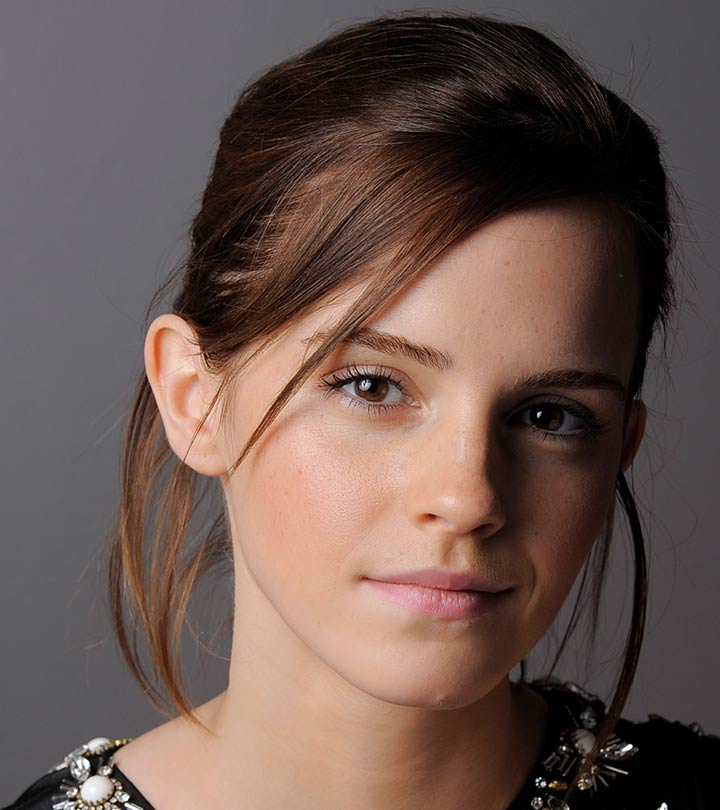
#> input picture Images/emma.jpg, 720 x 810 px
$ jupyter execute image_basiscss_slides.ipynb
#> lines starting #> are read from the running program, lines starting #| are printed output that depends on the picture
[cell 1]
#display gray scale pixel

import cv2 as cv
import numpy as np
import matplotlib.pyplot as plt

im = np.zeros((6,8), dtype=np.uint8)
im[2,3] = 255
fig, ax = plt.subplots(1,1,figsize=(6,8))
ax.imshow(im, cmap='gray', vmin=0, vmax=255)
ax.xaxis.set_ticks_position('top')
plt.show()
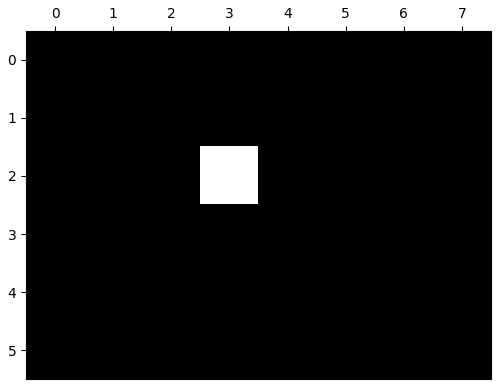
#> figure drawn by matplotlib, 1 panel

[cell 2]
# display color pixel

import cv2 as cv
import numpy as np
import matplotlib.pyplot as plt

im = np.zeros((6,8,3), dtype=np.uint8) #3D array
im[2,3] = (255, 190, 203)
fig, ax = plt.subplots(1,1,figsize=(6,8))
ax.imshow(im)
ax.xaxis.set_ticks_position('top')
plt.show()

[cell 3]
import cv2 as cv
import matplotlib.pyplot as plt
im = cv.imread('Images/emma.jpg')
#> im is the input picture: shape (810, 720, 3); mean B, G, R 80.1, 87.4, 106.8
assert im  is not None
fig, ax = plt.subplots(1, 1, figsize=(6, 8))
ax.imshow(cv.cvtColor(im, cv.COLOR_BGR2RGB))
ax.xaxis.set_ticks_position('top')
plt.show()

[cell 4]
cv.namedWindow('Image', cv.WINDOW_AUTOSIZE)
cv.imshow('Image', im)
cv.waitKey(0)
cv.destroyAllWindows()

[cell 5]
print('Image Shape:', im.shape)
#| Image Shape: (810, 720, 3)
print('Image Data Type:', im.dtype)
#| Image Data Type: uint8
print('Image Size:', im.size)
#| Image Size: 1749600

[cell 6]
im1 = cv.imread('Images/emma.jpg', cv.IMREAD_GRAYSCALE)
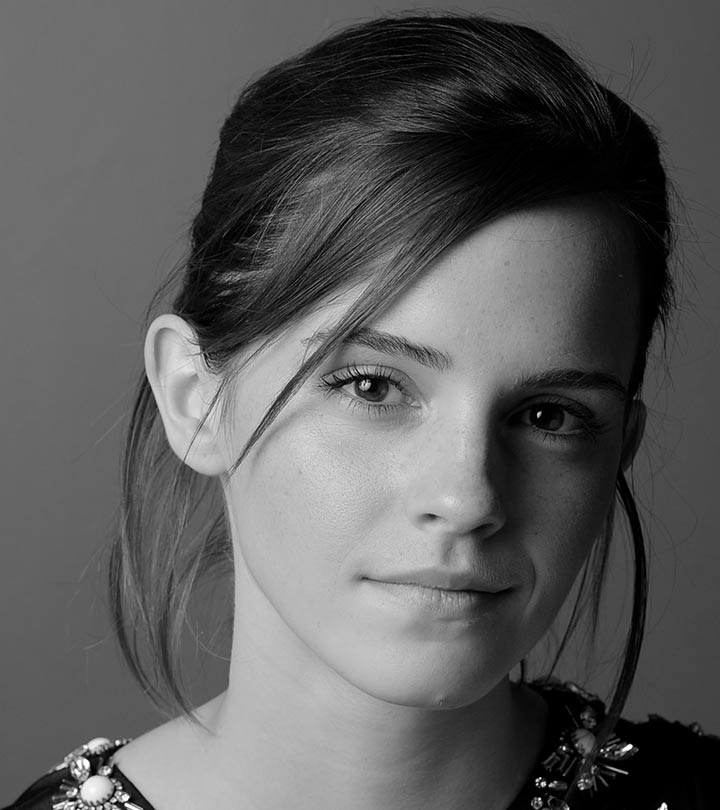
#> im1: shape (810, 720); min 0, max 255, mean 92.3
assert im1 is not None

im2 = cv.add(im1, 100)
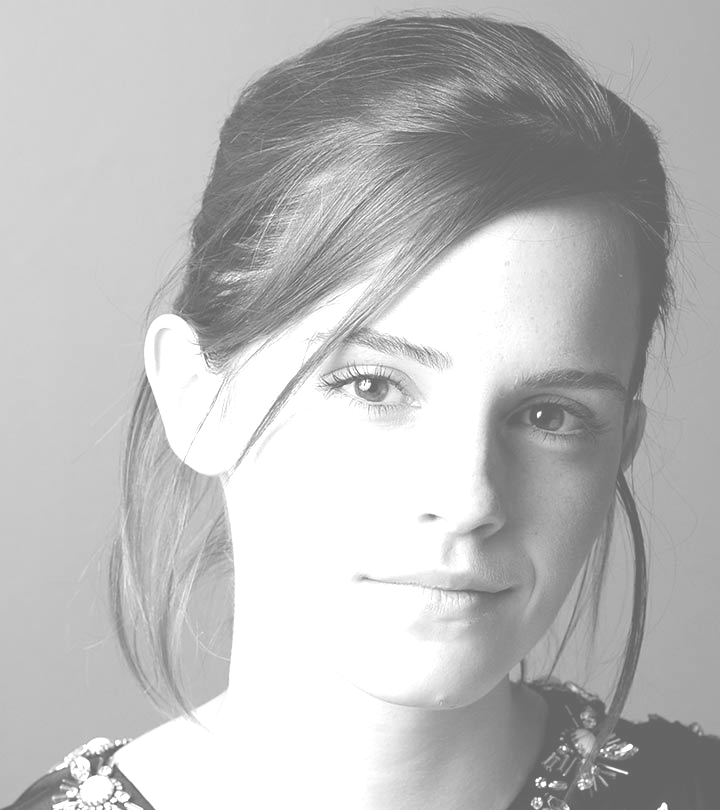
#> im2: shape (810, 720); min 100, max 255, mean 187.3
# im2 = im1 + 100  binary values exceed the int 8 bit value

fig, ax = plt.subplots(1, 2, figsize=(6, 8))


ax[0].imshow(im1, cmap='gray', vmin=0, vmax=255)
ax[0].set_title('Original Image')
ax[1].imshow(im2, cmap='gray', vmin=0, vmax=255)
ax[1].set_title('Brightness Increased')
for a in ax:
     a.axis('off')
plt.show()
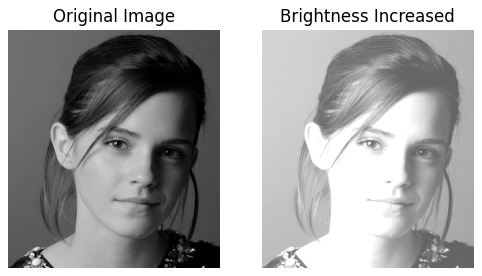
#> figure drawn by matplotlib, 2 panels

[cell 7]
im = cv.imread('Images/emma.jpg')

im_blue = im.copy()
im_blue[:,:,1] = 0
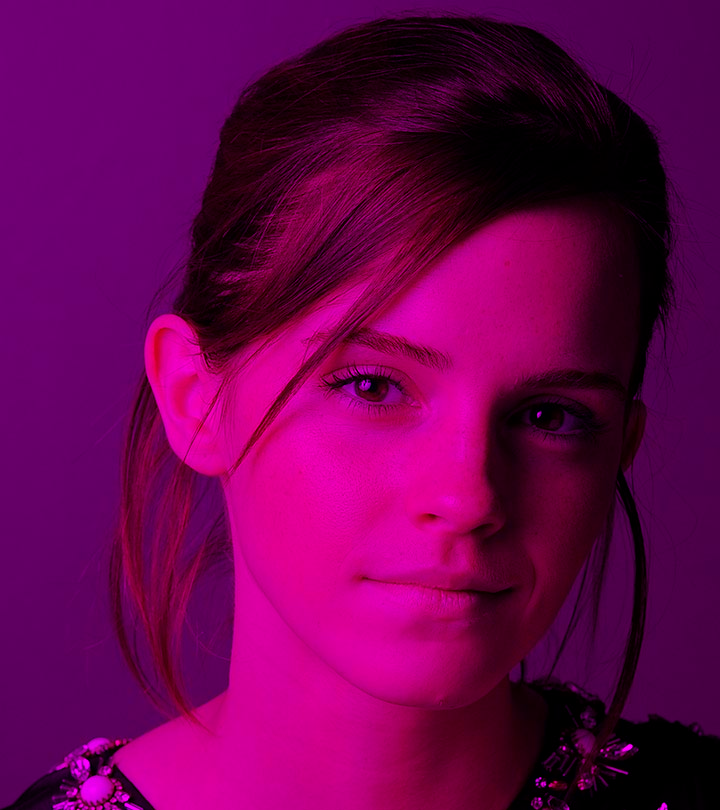
#> im_blue: shape (810, 720, 3); mean B, G, R 80.1, 0, 106.8
im_blue[:,:,2] = 0
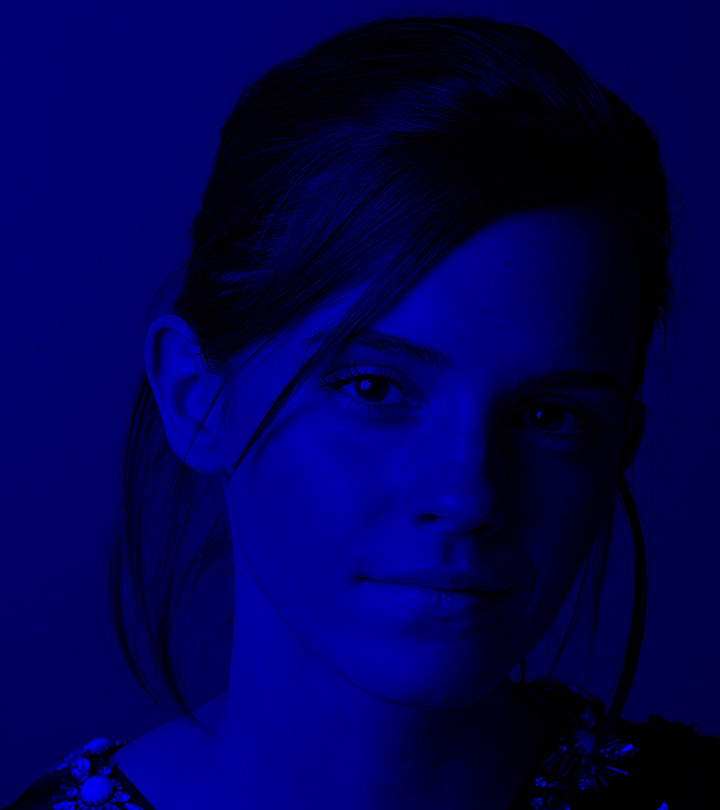
#> im_blue: shape (810, 720, 3); mean B, G, R 80.1, 0, 0

im_red = im.copy()
im_red[:,:,0] = 0
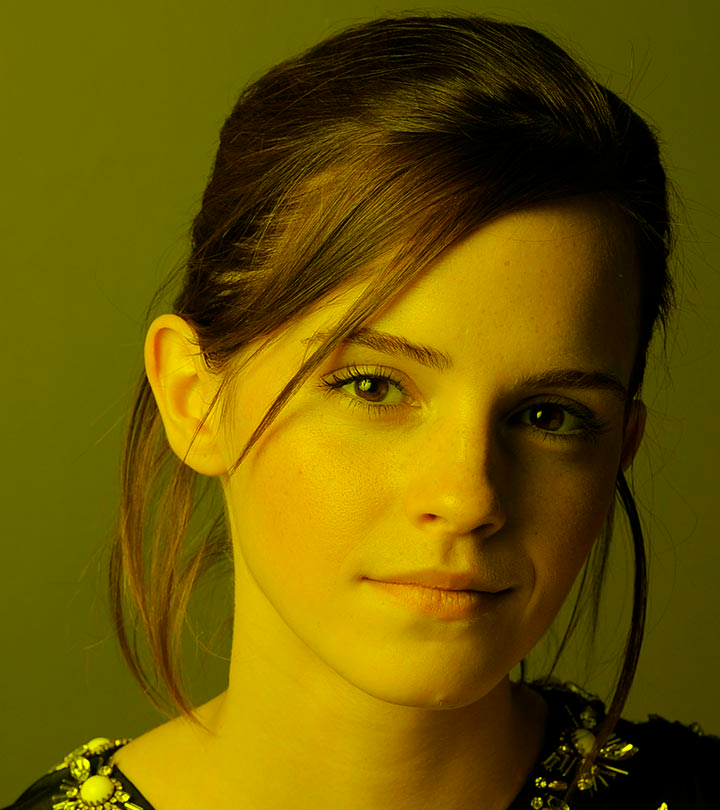
#> im_red: shape (810, 720, 3); mean B, G, R 0, 87.4, 106.8
im_red[:,:,1] = 0
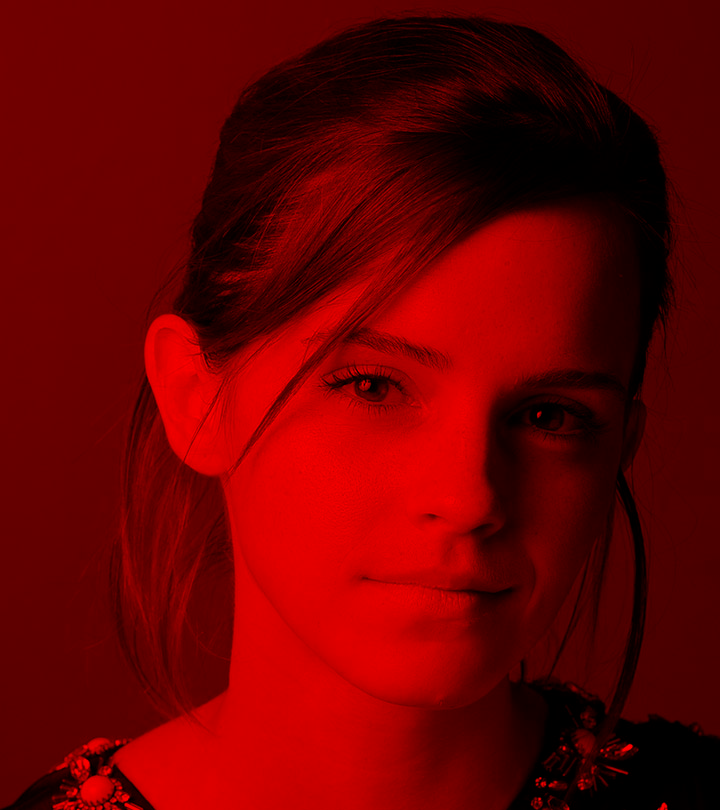
#> im_red: shape (810, 720, 3); mean B, G, R 0, 0, 106.8

im_green = im.copy()
im_green[:,:,0] = 0
im_green[:,:,2] = 0
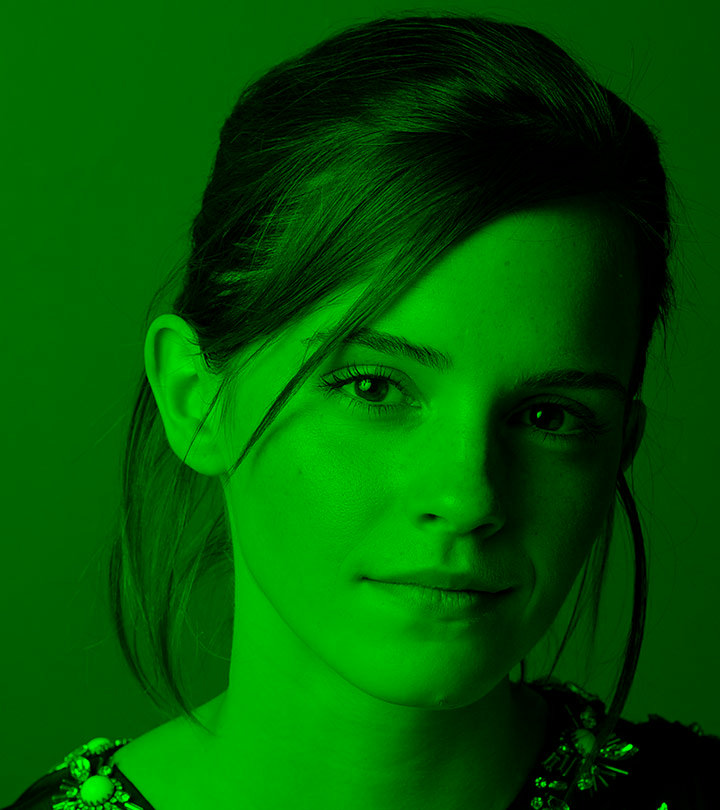
#> im_green: shape (810, 720, 3); mean B, G, R 0, 87.4, 0

fig, ax = plt.subplots(2, 2, figsize=(12, 8))
ax[0][0].imshow(cv.cvtColor(im, cv.COLOR_BGR2RGB))
ax[0][0].set_title('Original Image')

ax[0][1].imshow(cv.cvtColor(im_blue, cv.COLOR_BGR2RGB))
ax[0][1].set_title('Blue Channel')

ax[1][0].imshow(cv.cvtColor(im_red, cv.COLOR_BGR2RGB))
ax[1][0].set_title('Red channel')
ax[1][1].imshow(cv.cvtColor(im_green, cv.COLOR_BGR2RGB))
ax[1][1].set_title('Green Channel')

plt.show()
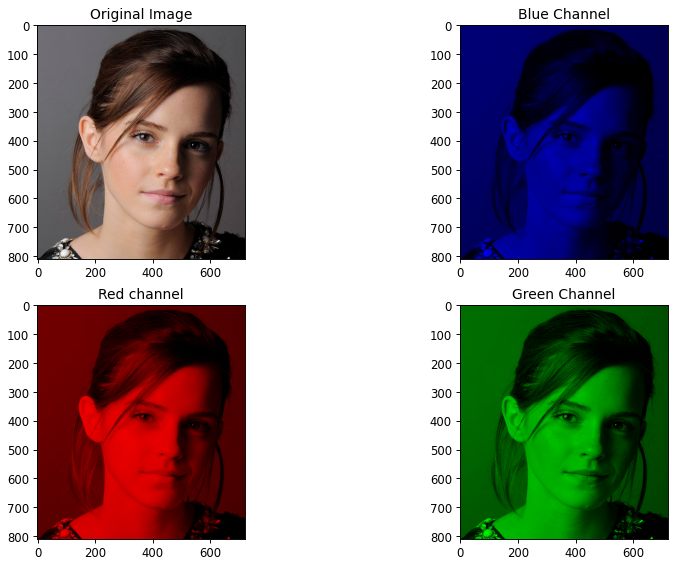
#> figure drawn by matplotlib, 4 panels

$ run again, with Images/building.jpg copied over Images/emma.jpg
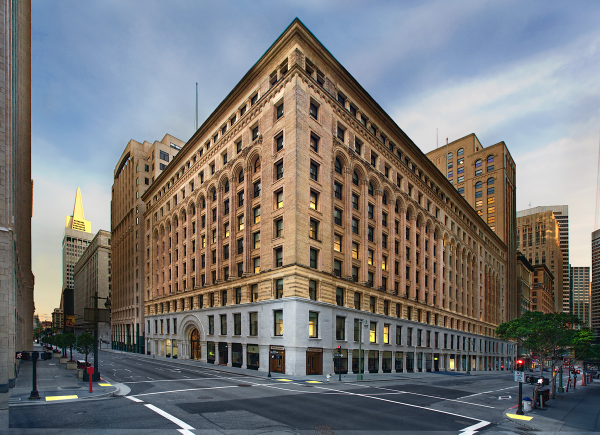
#> input picture Images/building.jpg, 1200 x 869 px (shown at 1/2 size)
#> im is the input picture: shape (869, 1200, 3); mean B, G, R 118.2, 118.8, 120.5
#| Image Shape: (869, 1200, 3)
#| Image Data Type: uint8
#| Image Size: 3128400
#> `im_green[:,:,2] = 0`:
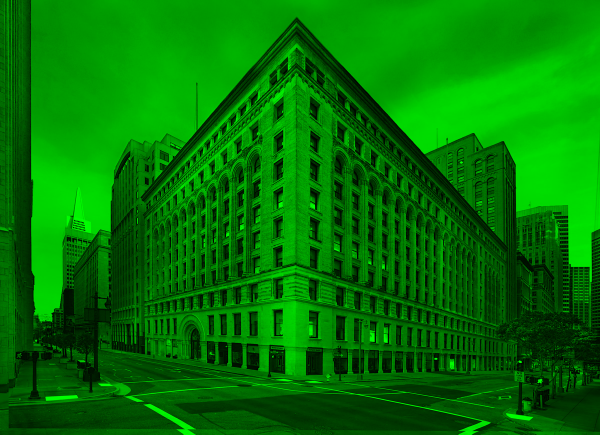
#> im_green: shape (869, 1200, 3) (shown at 1/2 size); mean B, G, R 0, 118.8, 0
#> `plt.show()`:
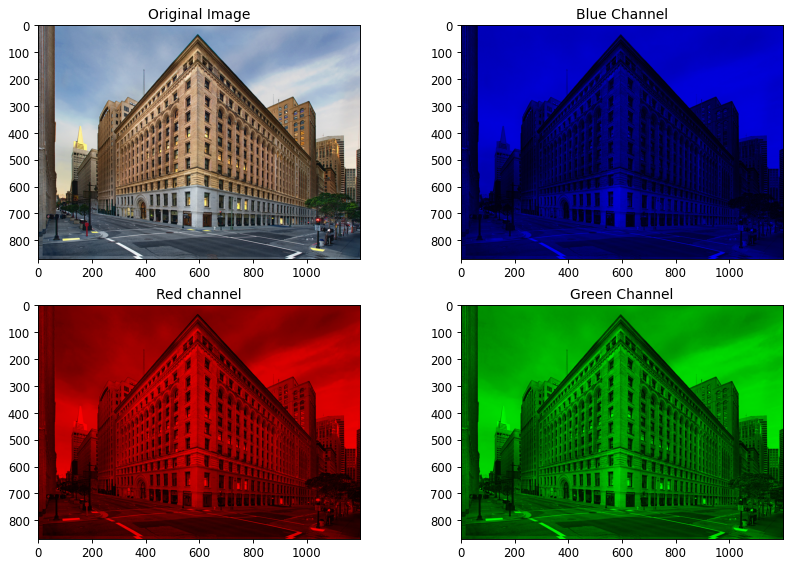
#> figure drawn by matplotlib, 4 panels

$ run again, with Images/girl.jpg copied over Images/emma.jpg
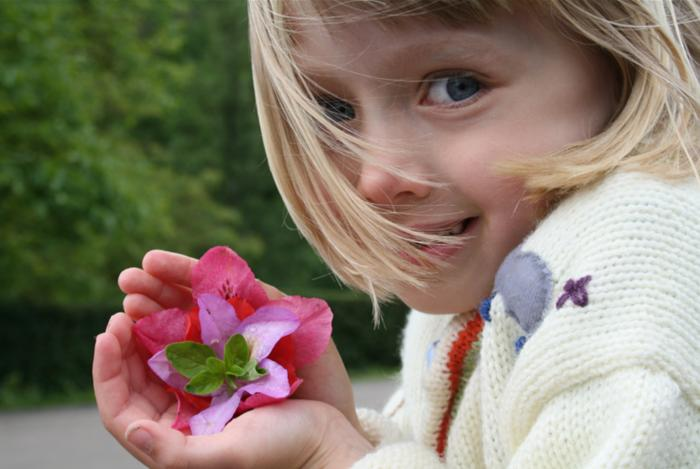
#> input picture Images/girl.jpg, 700 x 469 px
#> im is the input picture: shape (469, 700, 3); mean B, G, R 108.3, 123.9, 136.1
#| Image Shape: (469, 700, 3)
#| Image Data Type: uint8
#| Image Size: 984900
#> `plt.show()`:
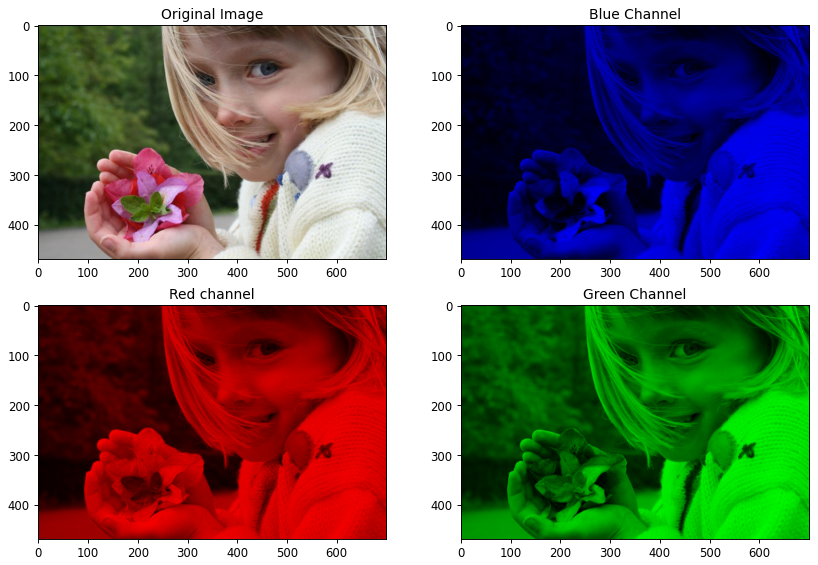
#> figure drawn by matplotlib, 4 panels
